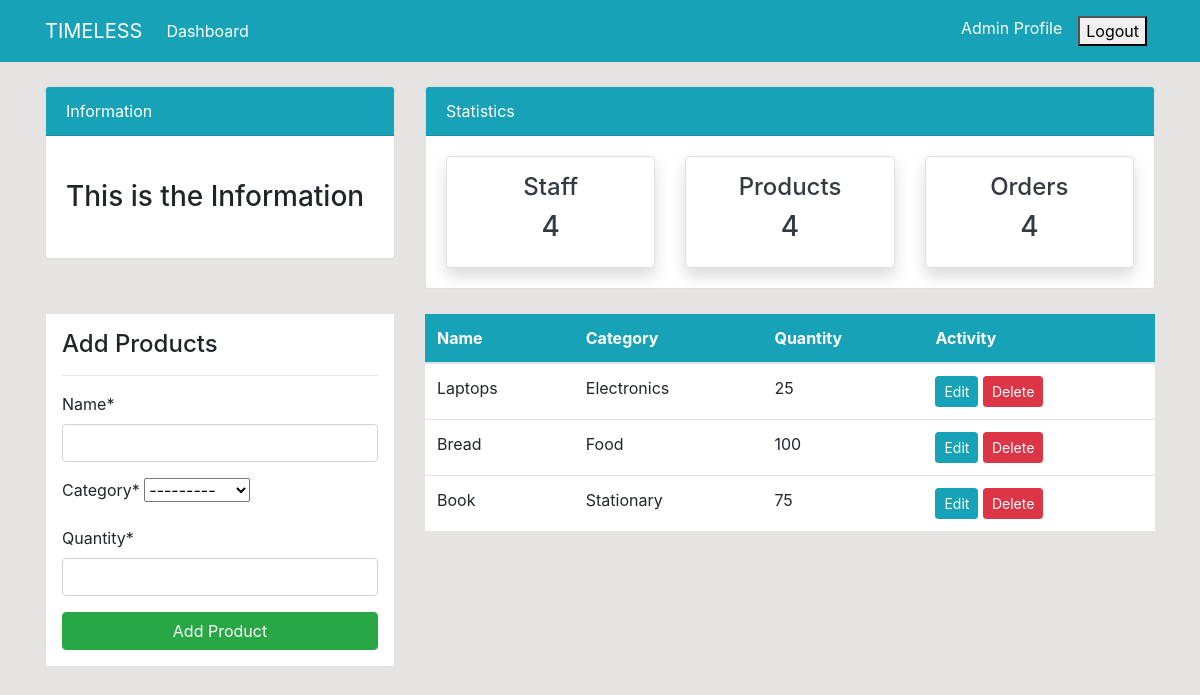
The app's page /product/ (signed in), older data.
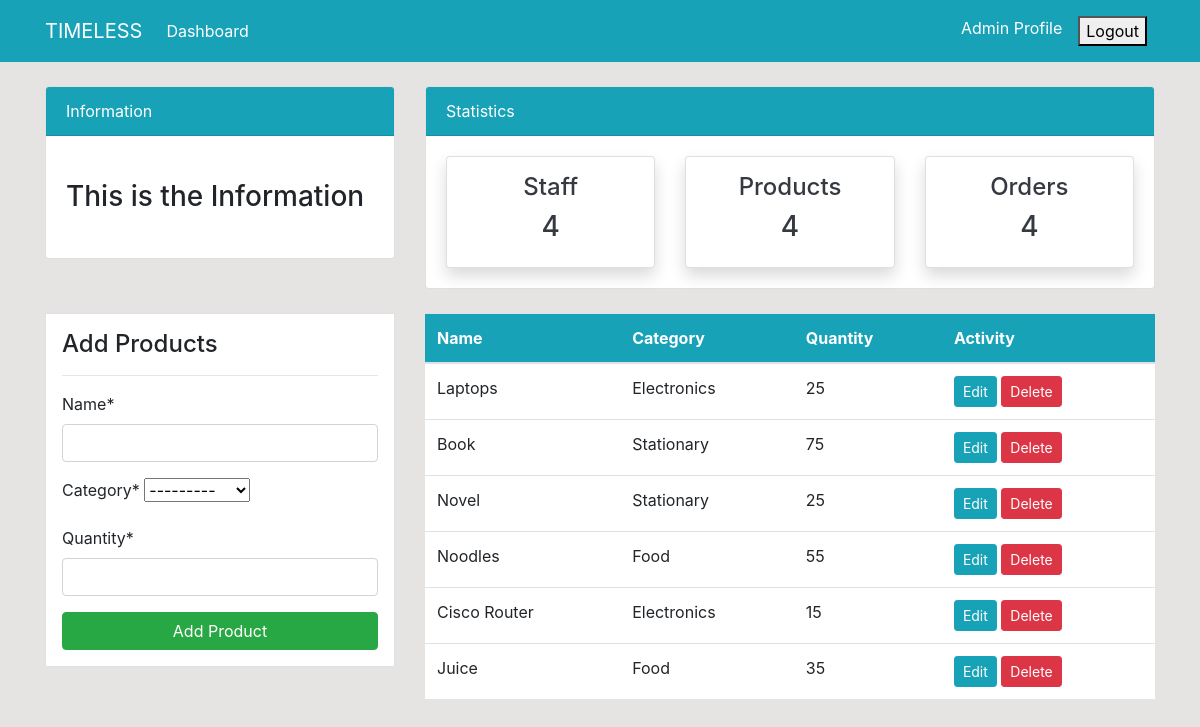
The same page, newer data.
### dashboard/models.py (models this page shows, shortened)
class Product(models.Model):
    name = models.CharField(max_length=100, null=True)
    category = models.CharField(max_length=20, choices=CATEGORY, null=True)
    quantity = models.PositiveIntegerField(null=True)
    class Meta:
        verbose_name_plural = 'Product'

### dashboard/views.py (the view)
# urls.py: path('product/', views.product, name='dashboard-product'),
@login_required
def product(request):
     items = Product.objects.all() # Using ORM
     if request.method == 'POST':
          form = ProductForm(request.POST)
          if form.is_valid():
               form.save()
               return redirect('dashboard-product')
     else:
          form = ProductForm()
     context = {
          'items': items,
          'form': form,
     }
     return render(request, 'dashboard/product.html', context)

### dashboard/forms.py
class ProductForm(forms.ModelForm):
    class Meta:
        model = Product
        fields = ['name', 'category', 'quantity']

### templates/dashboard/product.html (shortened to what this page needs)
 {% extends 'partials/base.html' %}
 {% load crispy_forms_tags %}
 {% block content %}
{% include 'partials/topnav.html' %}
    <div class="container">
        <div class="row my-4">
            <div class="col-md-4">
                <div class="border bg-white p-3">
                    <h4>Add Products</h4>
                    <hr>
                    <form method="POST">
                        {{ form|crispy }}
                        <input class="btn btn-success btn-block" type="submit" value="Add Product">
                    </form>
                </div>
            </div>
            <div class="col-md-8">
                <table class="table bg-white">
                    <thead class="bg-info">
                        <tr class="text-white">
                            <th scope="col">Name</th>
                            <th scope="col">Category</th>
                            <th scope="col">Quantity</th>
                            <th scope="col">Activity</th>
                        </tr>
                    </thead>
                    <tbody>
                        {% for item in items  %}
                        <tr>
                            <td>{{ item.name }}</td>
                            <td>{{ item.category }}</td>
                            <td>{{ item.quantity }}</td>
                            <td>
                                <a class="btn btn-info btn-sm" href="{% url 'dashboard-product' %}">Edit</a>
                                <a class="btn btn-danger btn-sm" href="{% url 'dashboard-product-delete' item.id %}">Delete</a>
                            </td>
                        {%  endfor %}
                    </tbody>
                </table>
            </div>
        </div>
    </div>
    {% endblock %}

### templates/partials/base.html (shortened to what this page needs)
{% load static %}
<!doctype html>
<html lang="en">
  <head>
    <link rel="stylesheet" href="https://cdn.jsdelivr.net/npm/bootstrap@4.6.2/dist/css/bootstrap.min.css">
    <link rel="stylesheet" href="{% static '/style.css' %}">
  </head>
  <body>
    {% include 'partials/nav.html' %}
    {% block content %}
    {% endblock %}
  </body>
</html>

### templates/partials/nav.html (shortened to what this page needs)
    <nav class="navbar navbar-expand-lg navbar-info bg-info">
        {% if user.is_authenticated %}
        <div class="container">
            <a class="navbar-brand text-white" href="{% url 'dashboard-index' %}">TIMELESS</a>
            <div class="collapse navbar-collapse" id="navbarSupportedContent">
                <ul class="navbar-nav mr-auto">
                    <li class="nav-item active">
                        <a class="nav-link text-white" href="{% url 'dashboard-index' %}">Dashboard </a>
                    </li>
                </ul>
                <ul class="navbar-nav ml-auto">
                    <li class="nav-item active">
                        <a class="nav-link text-white" href="{% url 'user-profile' %}">Admin Profile </a>
                    </li>
                    <form class="nav-link text-white" action="{% url 'user-logout' %}" method="post">
                         <button type="submit">Logout</button>
                    </form>
                </ul>
                {% endif %}
            </div>
        </div>
    </nav>

### templates/partials/topnav.html (shortened to what this page needs)
    <div class="container">
        <div class="row mt-4">
            <div class="col-md-4">
                <div class="card">
                    <div class="card-header bg-info text-white">
                        Information
                    </div>
                    <div class="card-body">
                        <marquee behavior="" direction="">
                            <h3 class="my-4">This is the Information</h3>
                        </marquee>
                    </div>
                </div>
            </div>
            <div class="col-md-8">
                <div class="card">
                    <div class="card-header bg-info text-white">
                        Statistics
                    </div>
                    <div class="card-body">
                        <div class="row">
                            <div class="col-md-4">
                                <a class="text-decoration-none text-dark" href="{% url 'dashboard-staff' %}" >
                                    <div class="card my-card shadow text-center p-3">
                                        <h4>Staff </h4>
                                        <h3>4</h3>
                                    </div>
                                </a>
                            </div>
                            <div class="col-md-4">
                                <a class="text-decoration-none text-dark" href="{% url 'dashboard-product' %}">
                                    <div class="card my-card shadow text-center p-3">
                                        <h4>Products </h4>
                                        <h3>4</h3>
                                    </div>
                                </a>
                            </div>
                            <div class="col-md-4">
                                <a class="text-decoration-none text-dark" href="{% url 'dashboard-order' %}">
                                    <div class="card my-card shadow text-center p-3">
                                        <h4>Orders </h4>
                                        <h3>4</h3>
                                    </div>
                                </a>
                            </div>
                        </div>
                    </div>
                </div>
            </div>
        </div>
    </div>

### static/style.css (style rules this page uses)
body { background: rgb(230, 227, 227); }

Row changes from the older to the newer data that the page shows:
removed Product: name "Bread", category "Food", quantity "100"
added Product: name "Novel", category "Stationary", quantity "25"
added Product: name "Noodles", category "Food", quantity "55"
added Product: name "Cisco Router", category "Electronics", quantity "15"
added Product: name "Juice", category "Food", quantity "35"
